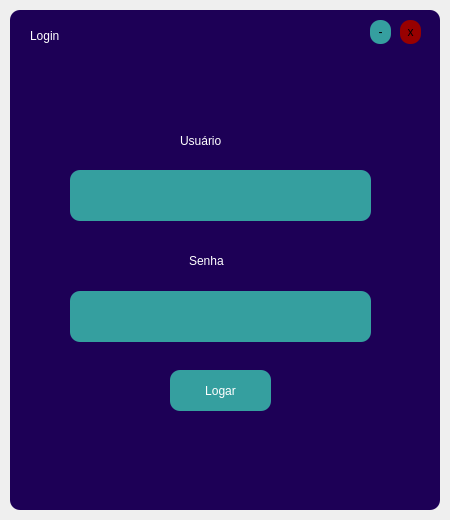
<?xml version="1.0" encoding="UTF-8"?>
<ui version="4.0">
 <class>MainWindow</class>
 <widget class="QMainWindow" name="MainWindow">
  <property name="geometry">
   <rect>
    <x>0</x>
    <y>0</y>
    <width>450</width>
    <height>520</height>
   </rect>
  </property>
  <property name="minimumSize">
   <size>
    <width>450</width>
    <height>520</height>
   </size>
  </property>
  <property name="maximumSize">
   <size>
    <width>450</width>
    <height>520</height>
   </size>
  </property>
  <property name="windowTitle">
   <string>Login</string>
  </property>
  <widget class="QWidget" name="centralwidget">
   <layout class="QVBoxLayout" name="bg_frame_2">
    <property name="spacing">
     <number>0</number>
    </property>
    <property name="leftMargin">
     <number>10</number>
    </property>
    <property name="topMargin">
     <number>10</number>
    </property>
    <property name="rightMargin">
     <number>10</number>
    </property>
    <property name="bottomMargin">
     <number>10</number>
    </property>
    <item>
     <widget class="QFrame" name="bg_frame">
      <property name="styleSheet">
       <string notr="true">background-color: rgb(29, 0, 86);
border-radius: 10px;</string>
      </property>
      <property name="frameShape">
       <enum>QFrame::NoFrame</enum>
      </property>
      <property name="frameShadow">
       <enum>QFrame::Raised</enum>
      </property>
      <widget class="QFrame" name="tittle_bar">
       <property name="geometry">
        <rect>
         <x>10</x>
         <y>10</y>
         <width>411</width>
         <height>31</height>
        </rect>
       </property>
       <property name="frameShape">
        <enum>QFrame::StyledPanel</enum>
       </property>
       <property name="frameShadow">
        <enum>QFrame::Raised</enum>
       </property>
       <widget class="QLabel" name="label">
        <property name="geometry">
         <rect>
          <x>10</x>
          <y>0</y>
          <width>61</width>
          <height>31</height>
         </rect>
        </property>
        <property name="styleSheet">
         <string notr="true">color: rgb(255, 255, 255);
font: 18pt &quot;Segoe UI&quot;;</string>
        </property>
        <property name="text">
         <string>Login</string>
        </property>
       </widget>
       <widget class="QPushButton" name="button_close">
        <property name="geometry">
         <rect>
          <x>380</x>
          <y>0</y>
          <width>21</width>
          <height>24</height>
         </rect>
        </property>
        <property name="styleSheet">
         <string notr="true">background-color: rgb(152, 0, 0);
font: 14pt &quot;Segoe UI&quot;;</string>
        </property>
        <property name="text">
         <string>x</string>
        </property>
       </widget>
       <widget class="QPushButton" name="button_minimize">
        <property name="geometry">
         <rect>
          <x>350</x>
          <y>0</y>
          <width>21</width>
          <height>24</height>
         </rect>
        </property>
        <property name="styleSheet">
         <string notr="true">background-color: rgb(53, 159, 159);
font: 14pt &quot;Segoe UI&quot;;</string>
        </property>
        <property name="text">
         <string>-</string>
        </property>
       </widget>
      </widget>
      <widget class="QLineEdit" name="user_login">
       <property name="geometry">
        <rect>
         <x>60</x>
         <y>160</y>
         <width>301</width>
         <height>51</height>
        </rect>
       </property>
       <property name="styleSheet">
        <string notr="true">background-color: rgb(53, 159, 159);
</string>
       </property>
      </widget>
      <widget class="QLineEdit" name="pass_login">
       <property name="geometry">
        <rect>
         <x>60</x>
         <y>281</y>
         <width>301</width>
         <height>51</height>
        </rect>
       </property>
       <property name="styleSheet">
        <string notr="true">background-color: rgb(53, 159, 159);
</string>
       </property>
      </widget>
      <widget class="QLabel" name="user_lbl">
       <property name="geometry">
        <rect>
         <x>170</x>
         <y>110</y>
         <width>81</width>
         <height>41</height>
        </rect>
       </property>
       <property name="styleSheet">
        <string notr="true">color: rgb(255, 255, 255);
font: 18pt &quot;Segoe UI&quot;;</string>
       </property>
       <property name="text">
        <string>Usuário</string>
       </property>
      </widget>
      <widget class="QLabel" name="senha_lbl">
       <property name="geometry">
        <rect>
         <x>179</x>
         <y>230</y>
         <width>71</width>
         <height>41</height>
        </rect>
       </property>
       <property name="styleSheet">
        <string notr="true">color: rgb(255, 255, 255);
font: 18pt &quot;Segoe UI&quot;;</string>
       </property>
       <property name="text">
        <string>Senha</string>
       </property>
      </widget>
      <widget class="QPushButton" name="btn_login">
       <property name="geometry">
        <rect>
         <x>160</x>
         <y>360</y>
         <width>101</width>
         <height>41</height>
        </rect>
       </property>
       <property name="styleSheet">
        <string notr="true">background-color: rgb(53, 159, 159);
color: rgb(255, 255, 255);
font: 18pt &quot;Segoe UI&quot;;
</string>
       </property>
       <property name="text">
        <string>Logar</string>
       </property>
      </widget>
     </widget>
    </item>
   </layout>
  </widget>
 </widget>
 <resources/>
 <connections/>
</ui>
